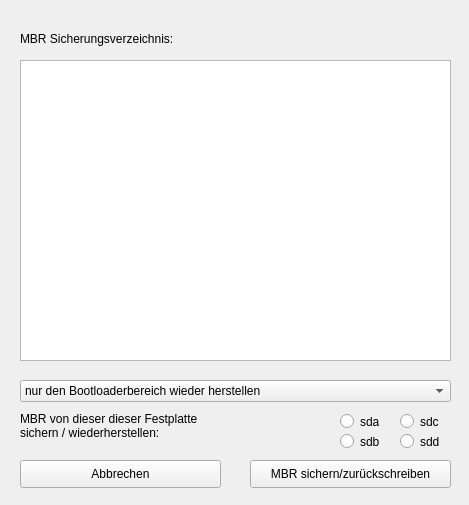
<?xml version="1.0" encoding="UTF-8"?>
<ui version="4.0">
 <class>mbr_dialog</class>
 <widget class="QWidget" name="mbr_dialog">
  <property name="geometry">
   <rect>
    <x>0</x>
    <y>0</y>
    <width>469</width>
    <height>505</height>
   </rect>
  </property>
  <property name="windowTitle">
   <string>MBR sichern/zurückschreiben</string>
  </property>
  <widget class="QComboBox" name="cmb_mbr">
   <property name="geometry">
    <rect>
     <x>20</x>
     <y>380</y>
     <width>431</width>
     <height>22</height>
    </rect>
   </property>
   <item>
    <property name="text">
     <string>nur den Bootloaderbereich wieder herstellen</string>
    </property>
   </item>
   <item>
    <property name="text">
     <string>Bootloaderbereich und die Partitionstabelle wieder herstellen</string>
    </property>
   </item>
   <item>
    <property name="text">
     <string>Partitionstabelle wiederherstellen</string>
    </property>
   </item>
   <item>
    <property name="text">
     <string>Verborgenen Bereich  wieder herstellen. (Ohne  Bootloader und ohne Partitionstabelle).</string>
    </property>
   </item>
   <item>
    <property name="text">
     <string/>
    </property>
   </item>
  </widget>
  <widget class="QPushButton" name="bt_end">
   <property name="geometry">
    <rect>
     <x>20</x>
     <y>460</y>
     <width>201</width>
     <height>28</height>
    </rect>
   </property>
   <property name="text">
    <string>Abbrechen</string>
   </property>
  </widget>
  <widget class="QPushButton" name="bt_save">
   <property name="geometry">
    <rect>
     <x>250</x>
     <y>460</y>
     <width>201</width>
     <height>28</height>
    </rect>
   </property>
   <property name="text">
    <string>MBR sichern/zurückschreiben</string>
   </property>
  </widget>
  <widget class="QTreeView" name="treeView">
   <property name="geometry">
    <rect>
     <x>20</x>
     <y>60</y>
     <width>431</width>
     <height>301</height>
    </rect>
   </property>
   <attribute name="headerDefaultSectionSize">
    <number>400</number>
   </attribute>
   <attribute name="headerDefaultSectionSize">
    <number>400</number>
   </attribute>
  </widget>
  <widget class="QLabel" name="label">
   <property name="geometry">
    <rect>
     <x>20</x>
     <y>30</y>
     <width>201</width>
     <height>18</height>
    </rect>
   </property>
   <property name="text">
    <string>MBR Sicherungsverzeichnis:</string>
   </property>
  </widget>
  <widget class="QLabel" name="label_2">
   <property name="geometry">
    <rect>
     <x>20</x>
     <y>410</y>
     <width>231</width>
     <height>31</height>
    </rect>
   </property>
   <property name="text">
    <string>MBR von dieser dieser Festplatte 
sichern / wiederherstellen:</string>
   </property>
  </widget>
  <widget class="QRadioButton" name="rdbt_sda">
   <property name="geometry">
    <rect>
     <x>340</x>
     <y>410</y>
     <width>61</width>
     <height>23</height>
    </rect>
   </property>
   <property name="text">
    <string>sda</string>
   </property>
  </widget>
  <widget class="QRadioButton" name="rdbt_sdb">
   <property name="geometry">
    <rect>
     <x>340</x>
     <y>430</y>
     <width>61</width>
     <height>23</height>
    </rect>
   </property>
   <property name="text">
    <string>sdb</string>
   </property>
  </widget>
  <widget class="QRadioButton" name="rdbt_sdc">
   <property name="geometry">
    <rect>
     <x>400</x>
     <y>410</y>
     <width>61</width>
     <height>23</height>
    </rect>
   </property>
   <property name="text">
    <string>sdc</string>
   </property>
  </widget>
  <widget class="QRadioButton" name="rdbt_sdd">
   <property name="geometry">
    <rect>
     <x>400</x>
     <y>430</y>
     <width>61</width>
     <height>23</height>
    </rect>
   </property>
   <property name="text">
    <string>sdd</string>
   </property>
  </widget>
 </widget>
 <resources/>
 <connections/>
</ui>
